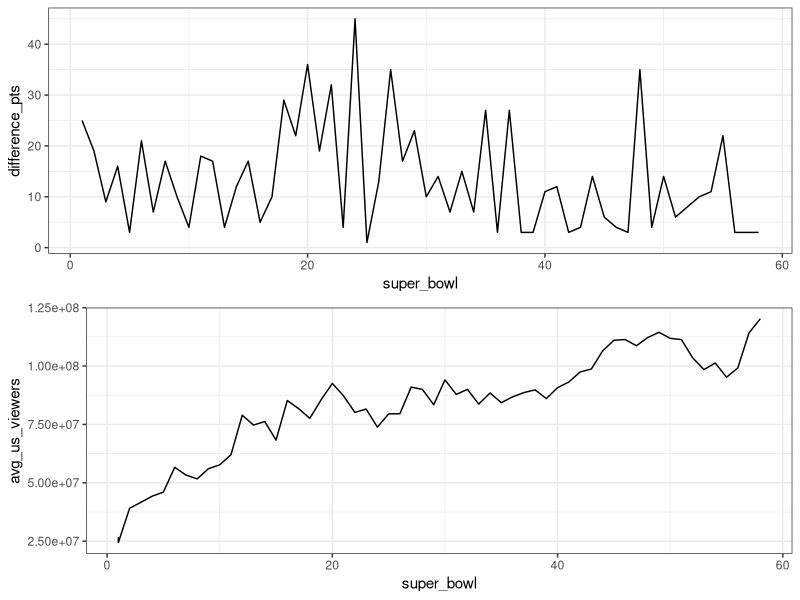
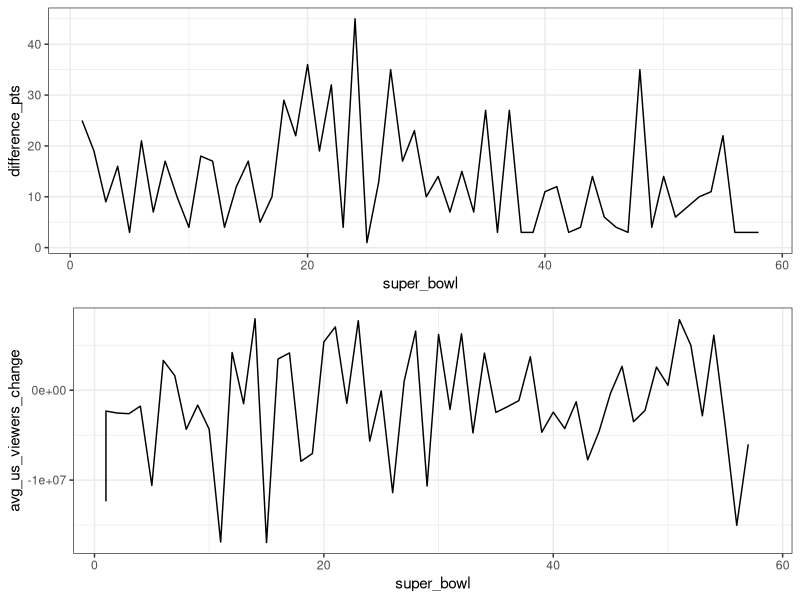
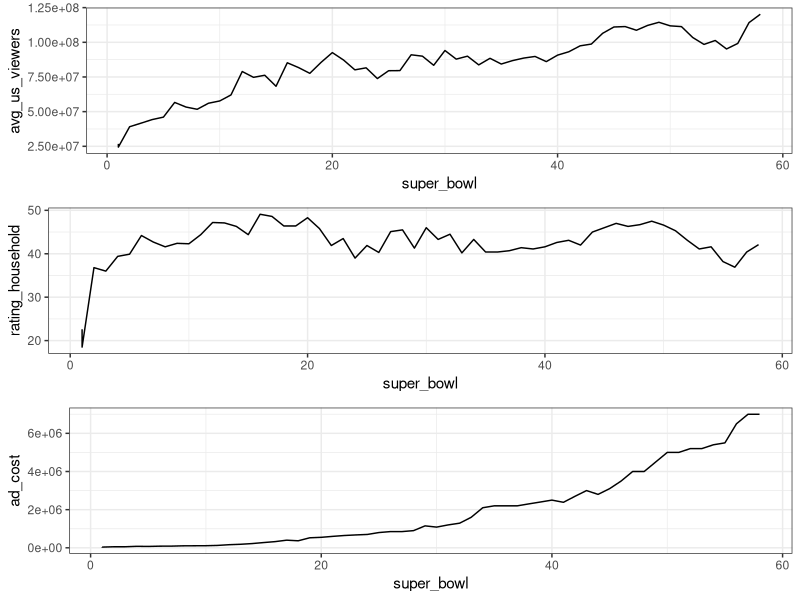

R code for these plots, in order:
# Load packages
library(tidyverse)
library(gridExtra)

# Load the CSV data
tv  <-  read_csv("tv.csv", show_col_types=FALSE)
super_bowls  <-  read_csv("super_bowls.csv", show_col_types=FALSE)

# Data cleaning. Remove unused columns. Join tables.
tv_clean <- tv  %>%
  select(super_bowl, avg_us_viewers, share_household, rating_household, ad_cost)
super_bowls_clean <- super_bowls %>%
  select(super_bowl, difference_pts)
tv_super_bowls <- tv_clean %>%
  inner_join(super_bowls_clean, by = "super_bowl")

# Do large point differences result in lost viewers across super bowl games? Visualize and interpret the data.
g1 <- tv_super_bowls %>%
  ggplot(aes(x = super_bowl, y = difference_pts)) +
  geom_line() +
  theme_bw()
g2 <- tv_super_bowls %>%
  ggplot(aes(x = super_bowl, y = avg_us_viewers)) +
  geom_line() +
  theme_bw()
grid.arrange(g1, g2, nrow = 2)
(corr_viewers_diff_pts <- cor(tv_super_bowls$difference_pts, tv_super_bowls$avg_us_viewers))

tv_super_bowls <- tv_super_bowls %>%
  mutate(avg_us_viewers_change = avg_us_viewers - lag(avg_us_viewers))
g3 <- tv_super_bowls %>%
  ggplot(aes(x = super_bowl, y = avg_us_viewers_change)) +
  geom_line() +
  theme_bw()
grid.arrange(g1, g3, nrow = 2)
difference_pts <- as.vector(tv_super_bowls$difference_pts)
difference_pts <- difference_pts[2:59]
avg_us_viewers_change <- as.vector(tv_super_bowls$avg_us_viewers_change)
avg_us_viewers_change <- avg_us_viewers_change[2:59]
(corr_viewers_diff_pts2 <- cor.test(difference_pts, avg_us_viewers_change))

(score_impact <- "weak")

# How has the number of viewers and TV ratings trended alongside advertisement costs? Which one increases first? Visualize and interpret
g4 <- tv_super_bowls %>%
  ggplot(aes(x = super_bowl, y = rating_household)) +
  geom_line() +
  theme_bw()
g5 <- tv_super_bowls %>%
  ggplot(aes(x = super_bowl, y = ad_cost)) +
  geom_line() +
  theme_bw()
grid.arrange(g2, g4, g5, nrow = 3)

(first_to_increase <- "ratings")
